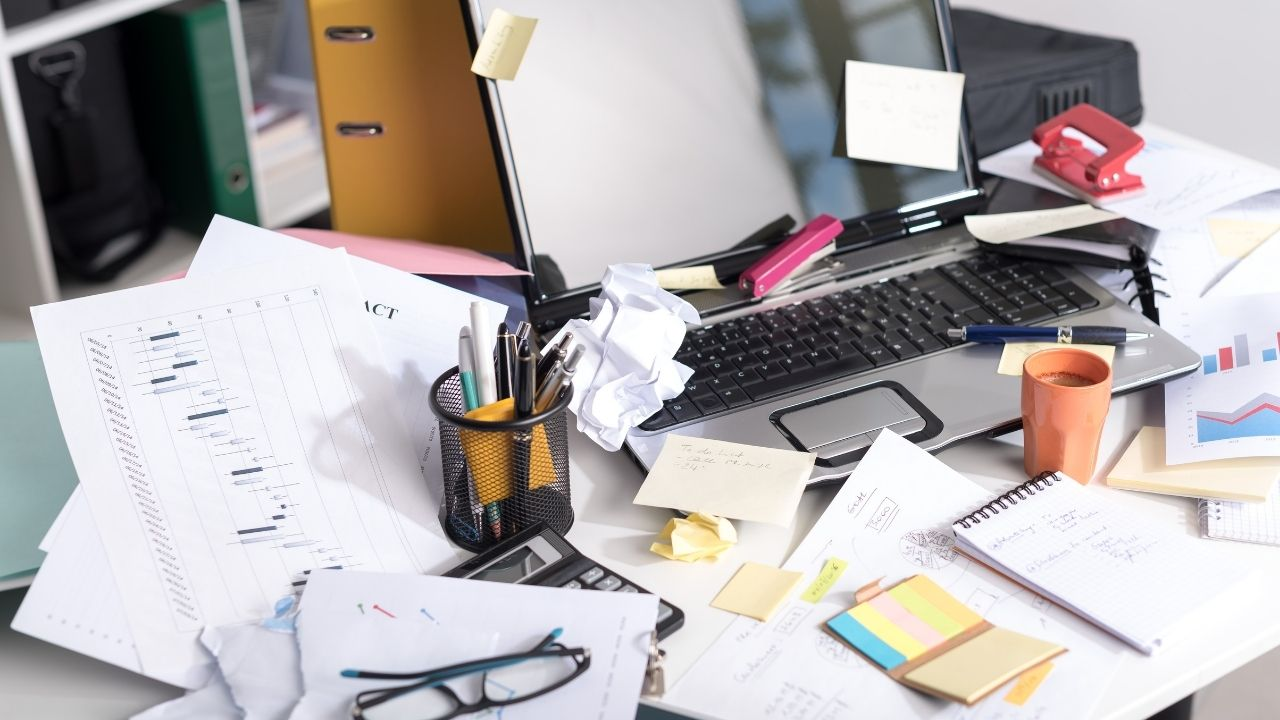
#> input picture scenes/desk1.jpg, 1280 x 720 px; its folder holds only this picture in this run
$ python ISpy.py
#> lines starting #> are read from the running program, lines starting #| are printed output that depends on the picture
# I Spy by Edward Ng
# User picks an object and says its colour. The computer searches all objects of that colour in view
# and guesses which object was chosen.
# 2/18/2023

import os
import random
import cv2
import numpy as np
import tkinter as tk
from tkinter import ttk
from PIL import Image, ImageTk

# GLOBAL variables
obj_list = []
frame = None
processed_frame = None
current_guess_index = 0

# [176 lines left out: functions map_colours, process_image, update_image, start_guessing, guess_next_object, on_yes and 3 more, not called in this run]

# Initialize the GUI
root = tk.Tk()
root.title("I Spy")

# Load the image
scenes_folder = "scenes"
image_files = [f for f in os.listdir(scenes_folder) if f.endswith(('.png', '.jpg', '.jpeg'))]
if not image_files:
    print("No images found in the scenes folder.")
    exit()

random_image_path = os.path.join(scenes_folder, random.choice(image_files))
frame = cv2.imread(random_image_path)
#> frame is the input picture: shape (720, 1280, 3); mean B, G, R 173.9, 173.6, 178.7
frame = cv2.resize(frame, (800, 600))
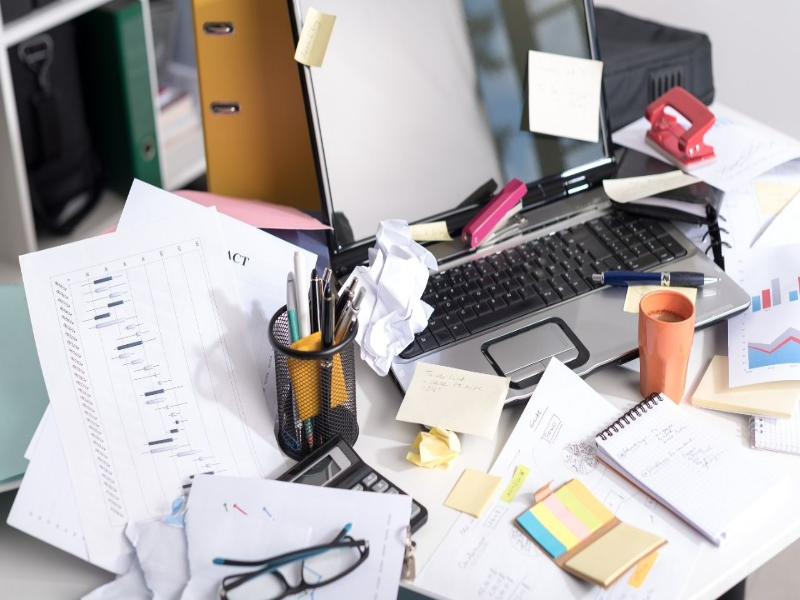
#> frame: shape (600, 800, 3); mean B, G, R 173.8, 173.6, 178.7
processed_frame = frame.copy()

# Load the COCO class names
classNames = []
classFile = 'coco.names'
#> (the run stopped early here; a loop or call above may not have finished)

$ run again, on scenes/living-room3.jpg
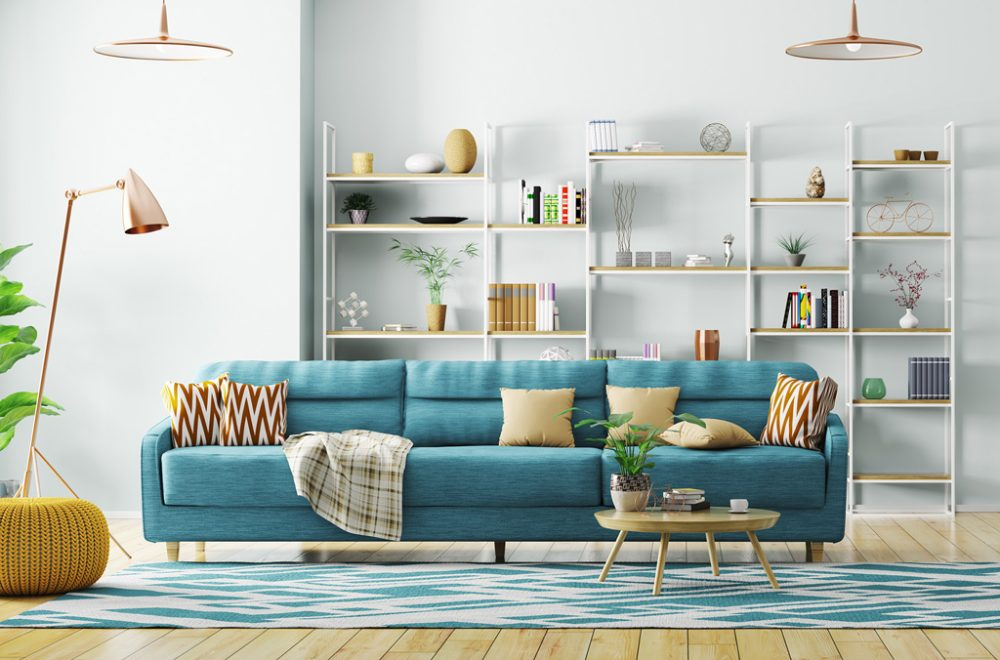
#> input picture scenes/living-room3.jpg, 1000 x 660 px
#> frame is the input picture: shape (660, 1000, 3); mean B, G, R 178.7, 186.2, 178.7
#> `frame = cv2.resize(frame, (800, 600))`:
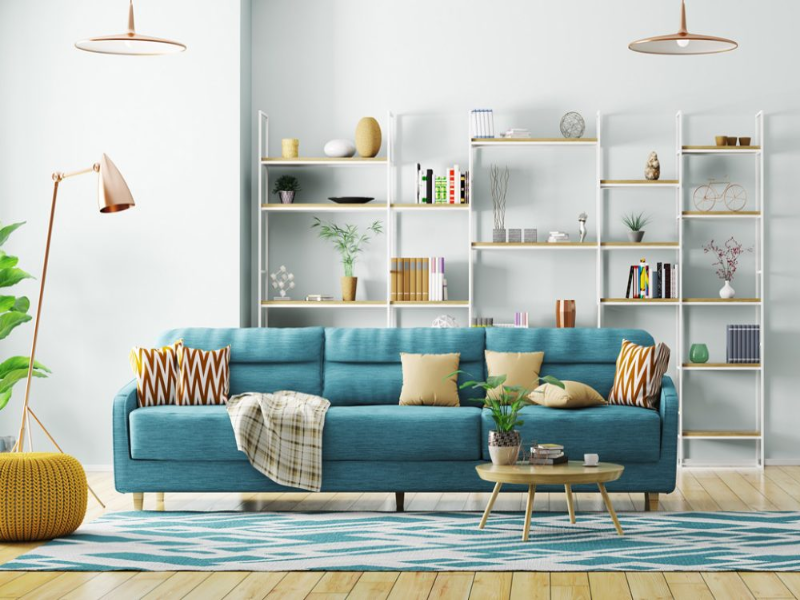
#> frame: shape (600, 800, 3); mean B, G, R 178.6, 186.1, 178.6

$ run again, on scenes/living-room4.jpg
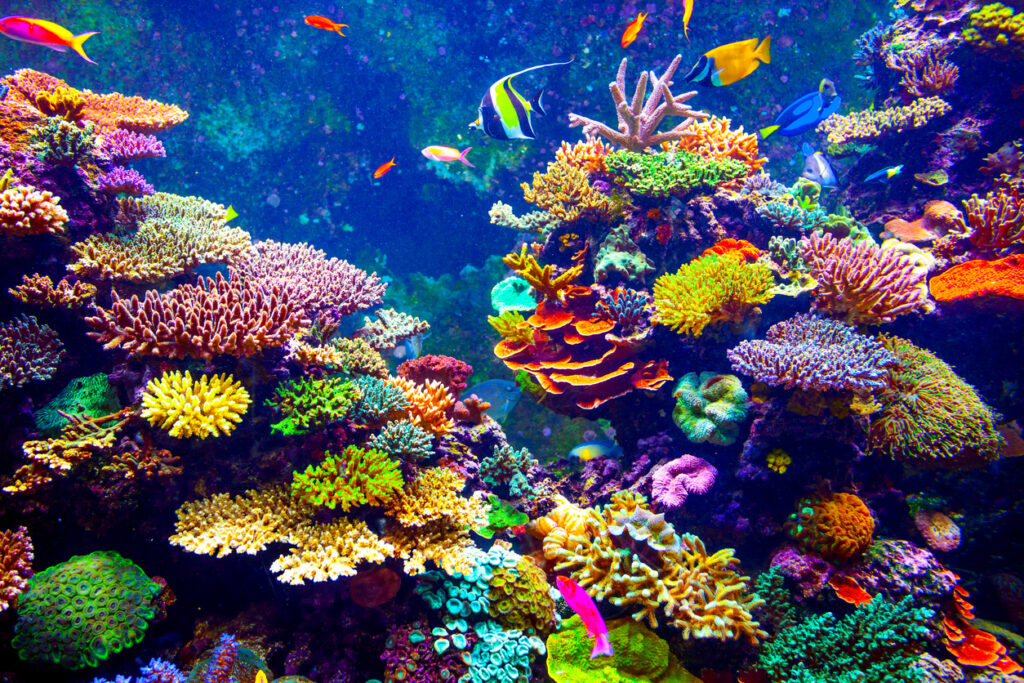
#> input picture scenes/living-room4.jpg, 1024 x 683 px
#> frame is the input picture: shape (683, 1024, 3); mean B, G, R 99.4, 78.2, 75.8
#> `frame = cv2.resize(frame, (800, 600))`:
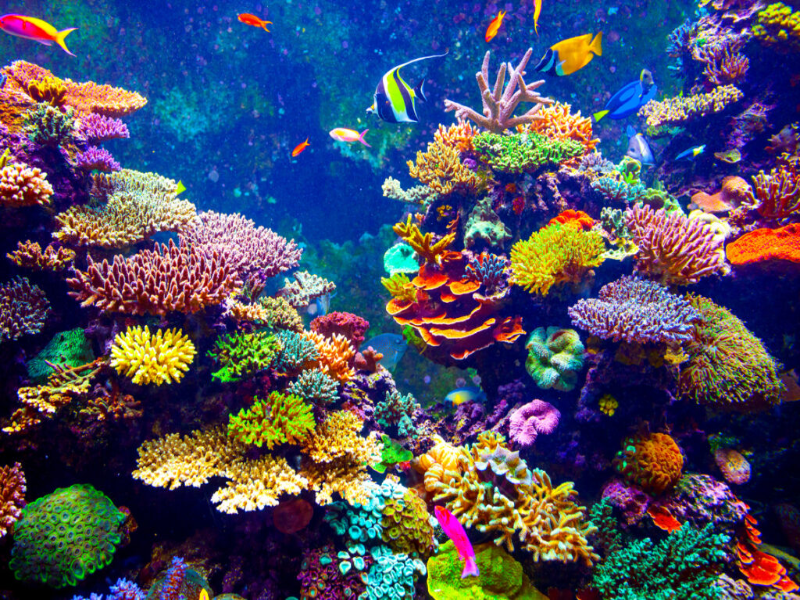
#> frame: shape (600, 800, 3); mean B, G, R 99.3, 78.1, 75.7

$ run again, on scenes/office1.jpg
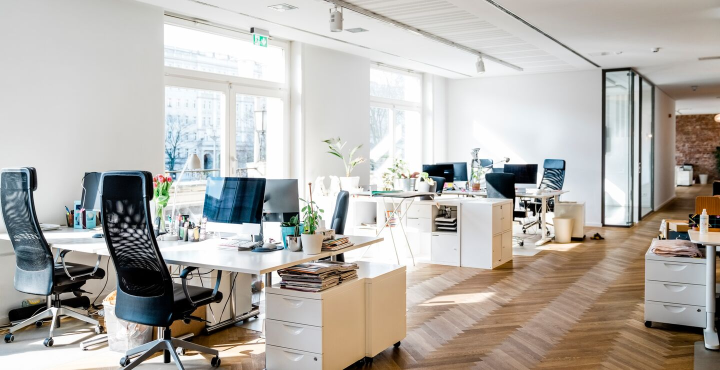
#> input picture scenes/office1.jpg, 1440 x 740 px (shown at 1/2 size)
#> frame is the input picture: shape (740, 1440, 3); mean B, G, R 170.9, 176.7, 180.9
#> `frame = cv2.resize(frame, (800, 600))`:
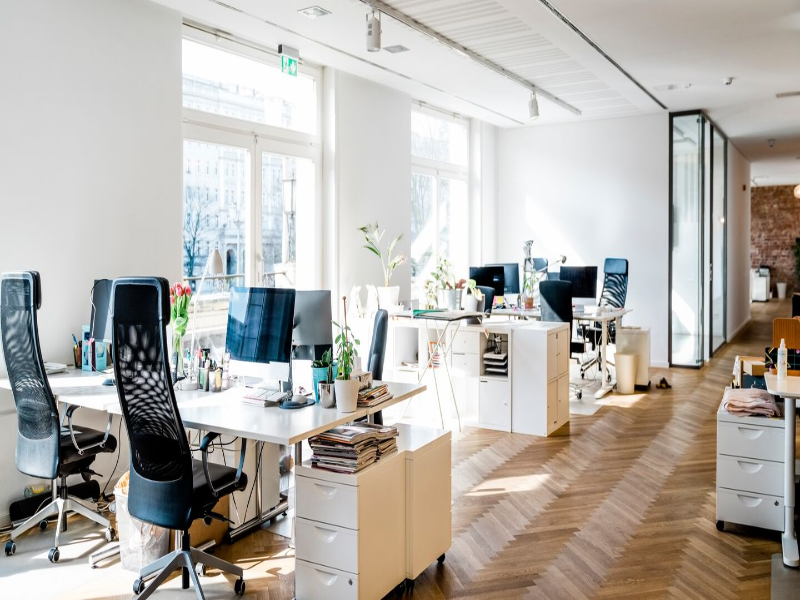
#> frame: shape (600, 800, 3); mean B, G, R 170.9, 176.6, 180.8
